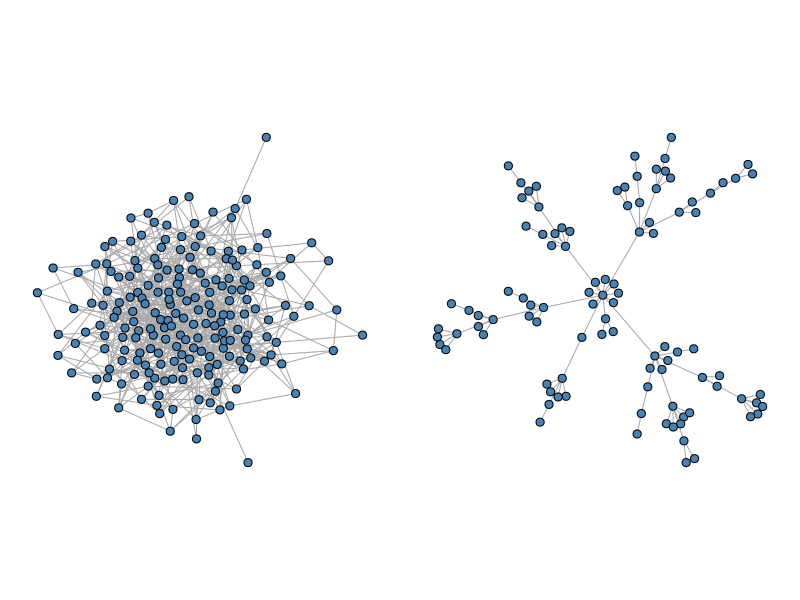

The R script that drew this image:
# Create two network topologies for PhD thesis image
library(igraph)

set.seed(40)
g1 = erdos.renyi.game(n = 200, p.or.m = 0.033, type = "gnp", directed = FALSE)
g2 = sample_pa(n = 100, directed = FALSE, power = 1.3, zero.appeal = 1)

#png(filename = 'graph.png', width = 7, height = 5, units = 'in', res = 300)
pdf(file = 'graph.pdf')
par(mfrow = c(1, 2), mar = c(1, 1, 1, 1))
plot(g1, vertex.label = NA, vertex.size = 5, vertex.color = 'steelblue')
plot(g2, vertex.label = NA, vertex.size = 5, vertex.color = 'steelblue')
dev.off()
